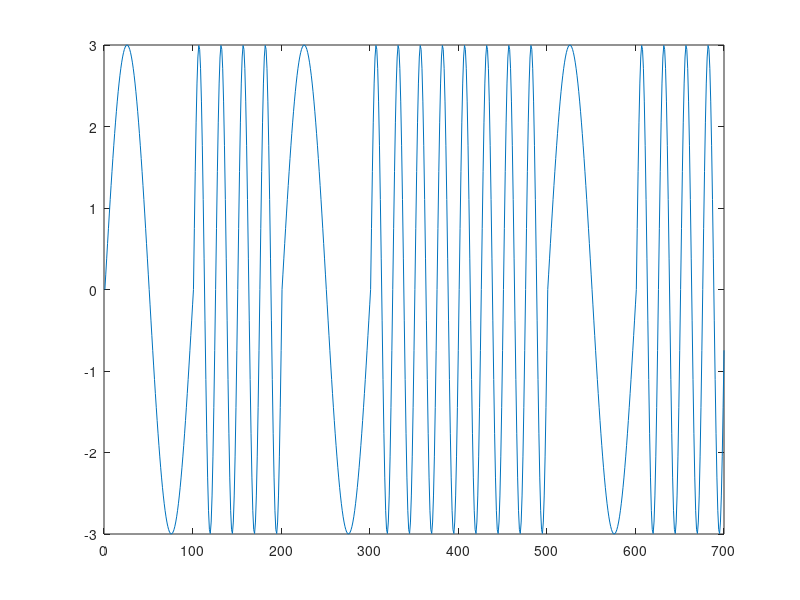

Reproduce this figure in MATLAB.
clc;
t=0:.001:.799;
bit=[0 1 0 1 1 0 1];
f_low=10;
f_high=40;
for i =1:length(bit)
    if bit(i)==0
        y((i-1)*100+1:i*100)=3*sin(2*pi*f_low*t((i-1)*100+1:i*100));
    else
        y((i-1)*100+1:i*100)=3*sin(2*pi*f_high*t((i-1)*100+1:i*100));
    end
end
plot(y);